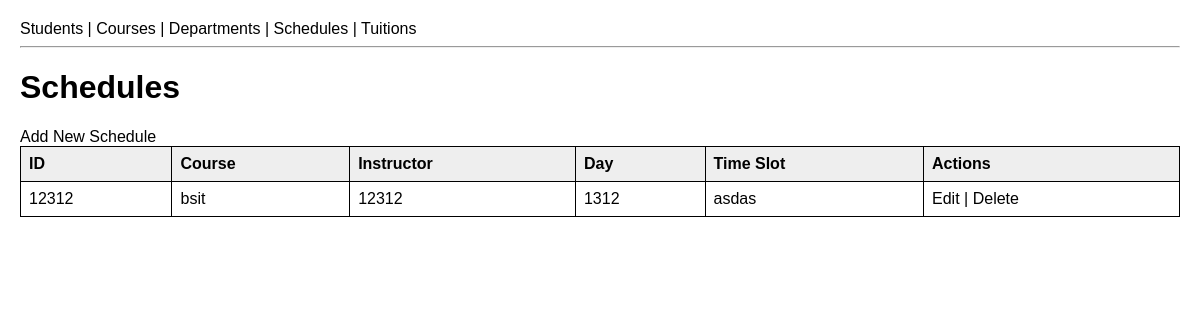
The app's page /schedules/ with its own data.
### myapp/models.py (models this page shows, shortened)
class Schedule(models.Model):
    schedule_id = models.CharField(max_length=20)
    course = models.ForeignKey(Course, on_delete=models.CASCADE)
    instructor = models.CharField(max_length=100)
    day_of_week = models.CharField(max_length=20)
    time_slot = models.CharField(max_length=50)

class Course(models.Model):
    course_id = models.CharField(max_length=20)
    course_name = models.CharField(max_length=100)
    course_code = models.CharField(max_length=20)
    units = models.CharField(max_length=5)
    description = models.CharField(max_length=255)

### myapp/views.py (the view)
# urls.py: path('schedules/', views.schedule_list, name='schedule_list'),
def schedule_list(request):
    return object_list(request, Schedule, 'myapp/schedule_list.html')

### myapp/views.py (called while the page is built)
def object_list(request, model, template):
    items = model.objects.all()
    return render(request, template, {'items': items})

### myapp/templates/myapp/schedule_list.html (shortened to what this page needs)
{% extends "myapp/base.html" %}
{% block content %}
<h1>Schedules</h1>
<a href="{% url 'schedule_create' %}">Add New Schedule</a>
<table>
    <tr>
        <th>ID</th>
        <th>Course</th>
        <th>Instructor</th>
        <th>Day</th>
        <th>Time Slot</th>
        <th>Actions</th>
    </tr>
    {% for sched in items %}
    <tr>
        <td>{{ sched.schedule_id }}</td>
        <td>{{ sched.course.course_name }}</td>
        <td>{{ sched.instructor }}</td>
        <td>{{ sched.day_of_week }}</td>
        <td>{{ sched.time_slot }}</td>
        <td>
            <a href="{% url 'schedule_update' sched.id %}">Edit</a> |
            <a href="{% url 'schedule_delete' sched.id %}">Delete</a>
        </td>
    </tr>
    {% endfor %}
</table>
{% endblock %}

### myapp/templates/myapp/base.html (style rules this page uses)
body { font-family: Arial, sans-serif; margin: 20px; background: #fff; color: #000; }
table { border-collapse: collapse; width: 100%; margin-bottom: 20px; }
th, td { border: 1px solid #000; padding: 8px; text-align: left; }
th { background: #eee; }
a { text-decoration: none; color: #000; }

### records on screen
Schedule: schedule_id "12312", course.course_name "bsit", instructor "12312", day_of_week "1312", time_slot "asdas"
